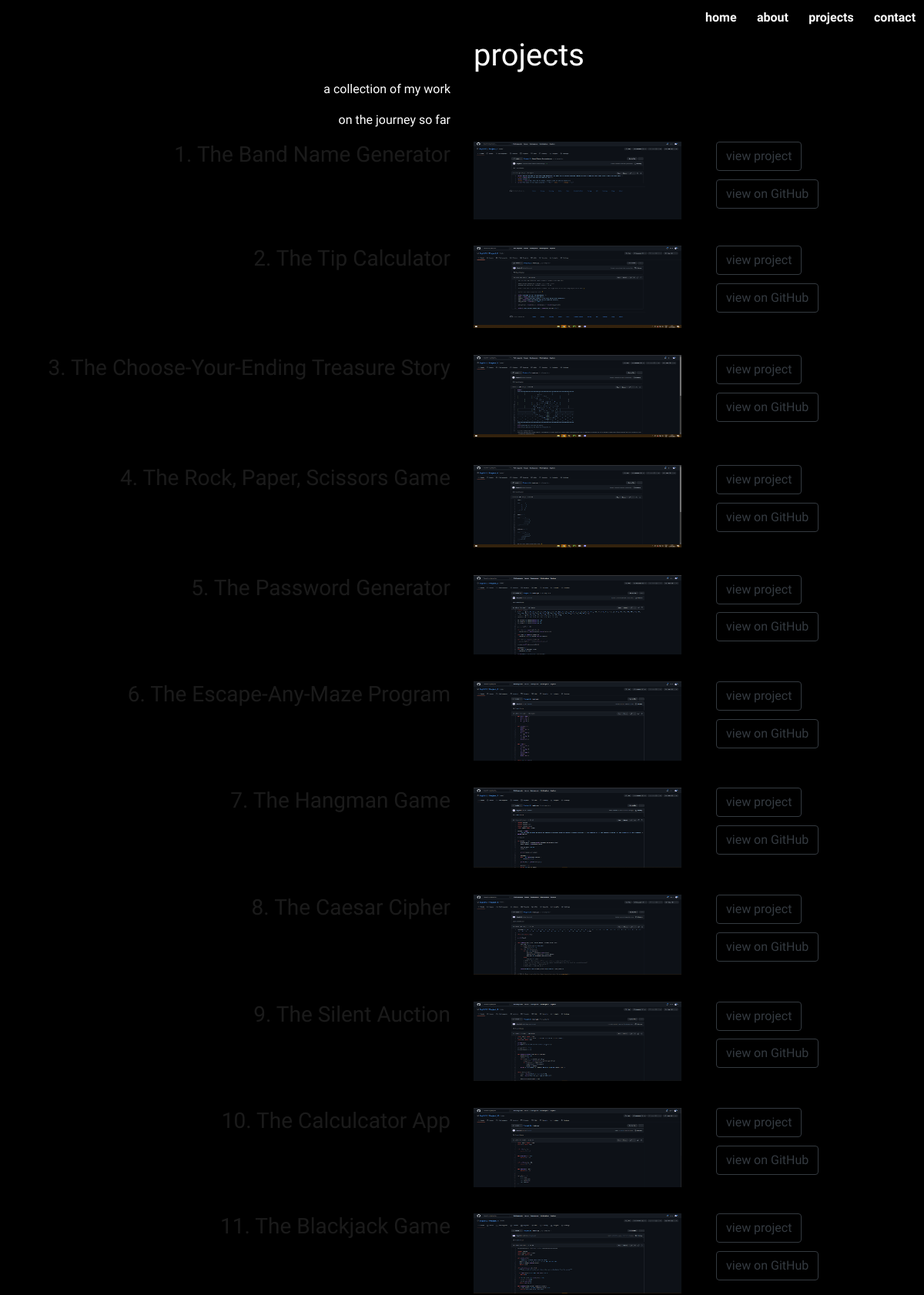
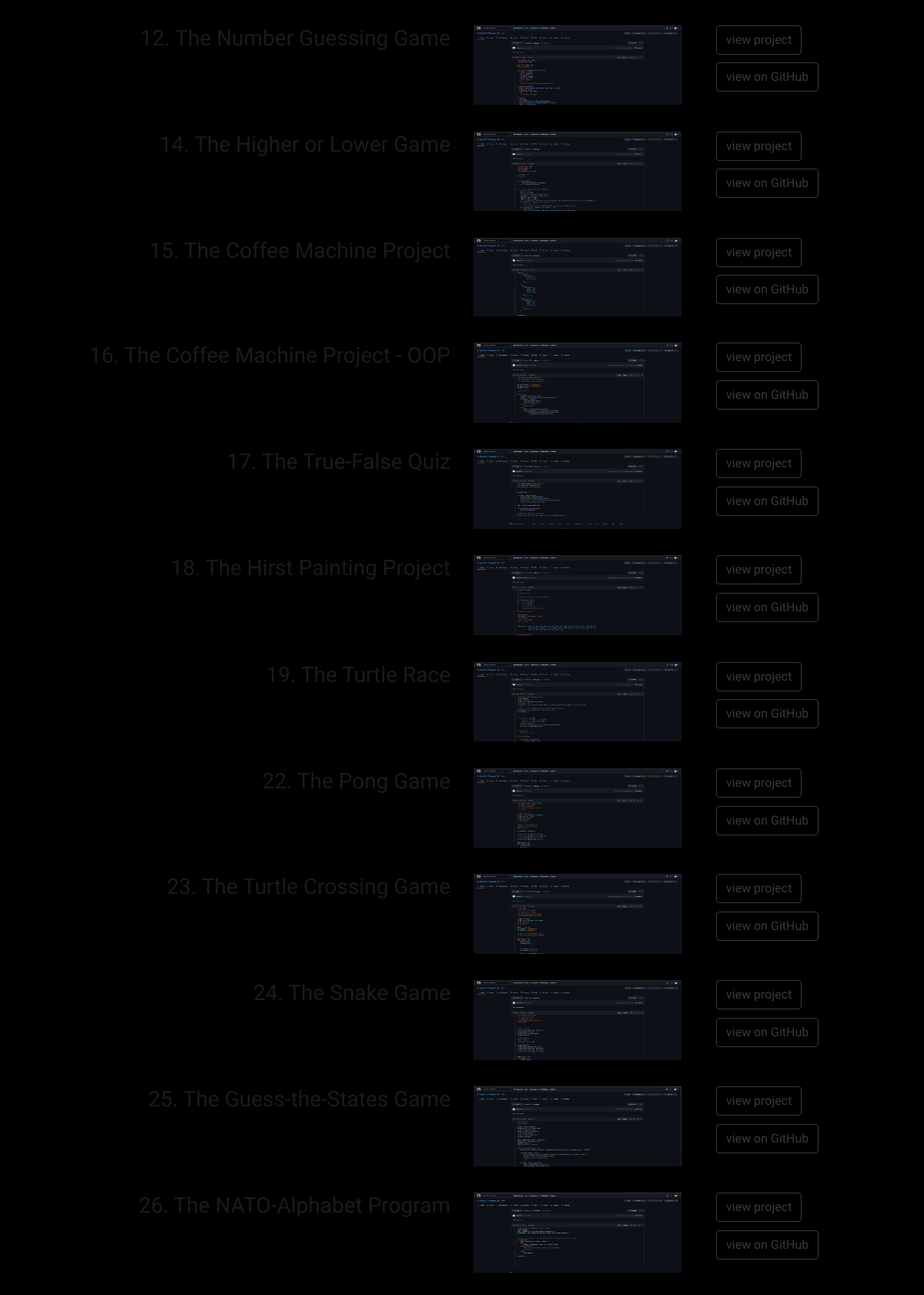
The app's page /projects (upper part) with its own data (2 pictures, top to bottom).
### main.py (models this page shows)
    class ProjectEntry(db.Model):
        id = db.Column(db.Integer, primary_key=True)
        project_number = db.Column(db.Integer, unique=True, nullable=False)
        project_level = db.Column(db.String(200), nullable=False)
        course = db.Column(db.String(200), nullable=False)
        course_provider = db.Column(db.String(200), nullable=False)
        project_name = db.Column(db.String(200), nullable=False)
        project_description = db.Column(db.String(500), nullable=False)
        topics = db.Column(db.String(300))

### main.py (the view)
@app.route('/projects')
def projects():
    with app.app_context():
        all_projects = db.session.query(ProjectEntry).all()
    return render_template("projects.html", year=year, num_projects=num_projects, projects=all_projects)

### templates/projects.html
{% include "header.html" %}
<body>
    <section id="projects-page">
        <div class="container-fluid">
            <div class="row">
                <div class="col-6"></div>
                <div class="col-6">
                    <h1>projects</h1>
                </div>
            </div>
            <div class="row">
                <div class="col-6">
                    <p class="projects-page-text">a collection of my work</p>
                </div>
            </div>
            <div class="row">
                <div class="col-6">
                    <p class="projects-page-text">on the journey so far</p>
                </div>
            </div>
        </div>
        <div class="container-fluid project-images-container">
            <div class="row">
                {% for project in projects %}
                <div class="col-lg-6 col-md-4 vanishing-description vd-right">
                    <h3 class="project-page-title">{{project.project_number}}. {{ project.project_name }}</h3>
                </div>
                <div class="col-lg-3 col-md-4 individual-containers">
                    <a href="{{ url_for('show_projects', project_num=project.project_number) }}">
                        <img src="static/img/projects/project_{{project.project_number}}_img.png" class="project-page-images">
                    </a>
                </div>
                <div class="project-page-buttons col-lg-3 col-md-4 col-sm-4 col-12">
                    <div class="project-page-button col-12">
                        <a class="project-page-button-element btn btn-outline-dark" href="{{ url_for('show_projects', project_num=project.project_number) }}" role="button">view project</a>
                    </div>
                    <div class="project-page-button col-sm-12 col-12">
                        <a class="project-page-button-element btn btn-outline-dark" href="https://github.com/BigEd12/Project_{{ project.project_number }}" role="button">view on GitHub</a>
                    </div>
                </div>
                {% endfor %}
            </div>
        </div>
    </section>
</body>
{% include "footer.html" %}

### templates/header.html (shortened to what this page needs)
<!DOCTYPE html>
<html lang="en">
<head>
    <link rel="stylesheet" href="https://cdn.jsdelivr.net/npm/bootstrap@4.0.0/dist/css/bootstrap.min.css">
    <link rel="stylesheet" href="{{ url_for('static', filename='css/styles.css') }}">
</head>
<body>
<section id="navbar-header">
     <nav class="navbar fixed-top navbar-expand-lg bg-body-tertiary" data-bs-theme="dark">
        <div class="container-fluid">
            <div class="collapse navbar-collapse justify-content-end" id="navbar-collapsed">
                <div class="navbar-nav">
                    <ul class="navbar-nav ml-auto">
                        <li class="nav-item">
                            <a class="nav-link" href="/">home</a>
                        </li>
                        <li class="nav-item">
                            <a class="nav-link" href="/about">about</a>
                        </li>
                        <li class="nav-item">
                            <a class="nav-link" href="/projects">projects</a>
                        </li>
                        <li class="nav-item">
                            <a class="nav-link" href="/#contact">contact</a>
                        </li>
                    </ul>
                </div>
            </div>
        </div>
    </nav>
</section>
</body>
</html>

### templates/footer.html (shortened to what this page needs)
<!DOCTYPE html>
<html lang="en">
<body>
</body>
</html>

### static/css/styles.css (style rules this page uses)
body { margin: 0; padding: 0; font-family: 'League Spartan', sans-serif; color: #444; }
h1 { text-align: left; }
h3 { text-align: right; }
.navbar { padding: 0 0; color: #fff; background-color: black; }
.nav-item { padding: 1% 2%; }
.nav-link { color: #FFFFFF; font-family: 'League Spartan', sans-serif; font-size: 100%; font-weight: 600; }
@media (min-width: 992px) { .navbar { padding-right: 2%; transition: 1s; animation-timing-function: ease-in-out; } }
#projects-page { background-color: #000000; color: #fff; padding-top: 4% }
.individual-containers { padding-bottom: 0; opacity: 1; transition: 1s ease; }
.projects-page-text { text-align: right; }
.project-page-images { height: 75%; width: 100%; }
.project-page-button { text-align: left; margin-bottom: 4%; }
.vanishing-description { opacity: 0.1; transition: 1.5s ease; }
.vd-right { text-align: left; }

### records on screen
ProjectEntry: project_number "1", project_name "The Band Name Generator", shows a picture
ProjectEntry: project_number "2", project_name "The Tip Calculator", shows a picture
ProjectEntry: project_number "3", project_name "The Choose-Your-Ending Treasure Story", shows a picture
ProjectEntry: project_number "4", project_name "The Rock, Paper, Scissors Game", shows a picture
ProjectEntry: project_number "5", project_name "The Password Generator", shows a picture
ProjectEntry: project_number "6", project_name "The Escape-Any-Maze Program", shows a picture
ProjectEntry: project_number "7", project_name "The Hangman Game", shows a picture
ProjectEntry: project_number "8", project_name "The Caesar Cipher", shows a picture
ProjectEntry: project_number "9", project_name "The Silent Auction", shows a picture
ProjectEntry: project_number "10", project_name "The Calculcator App", shows a picture
ProjectEntry: project_number "11", project_name "The Blackjack Game", shows a picture
ProjectEntry: project_number "12", project_name "The Number Guessing Game", shows a picture
ProjectEntry: project_number "14", project_name "The Higher or Lower Game", shows a picture
ProjectEntry: project_number "15", project_name "The Coffee Machine Project", shows a picture
ProjectEntry: project_number "16", project_name "The Coffee Machine Project - OOP", shows a picture
ProjectEntry: project_number "17", project_name "The True-False Quiz", shows a picture
ProjectEntry: project_number "18", project_name "The Hirst Painting Project", shows a picture
ProjectEntry: project_number "19", project_name "The Turtle Race", shows a picture
ProjectEntry: project_number "22", project_name "The Pong Game", shows a picture
ProjectEntry: project_number "23", project_name "The Turtle Crossing Game", shows a picture
ProjectEntry: project_number "24", project_name "The Snake Game", shows a picture
ProjectEntry: project_number "25", project_name "The Guess-the-States Game", shows a picture
ProjectEntry: project_number "26", project_name "The NATO-Alphabet Program", shows a picture
